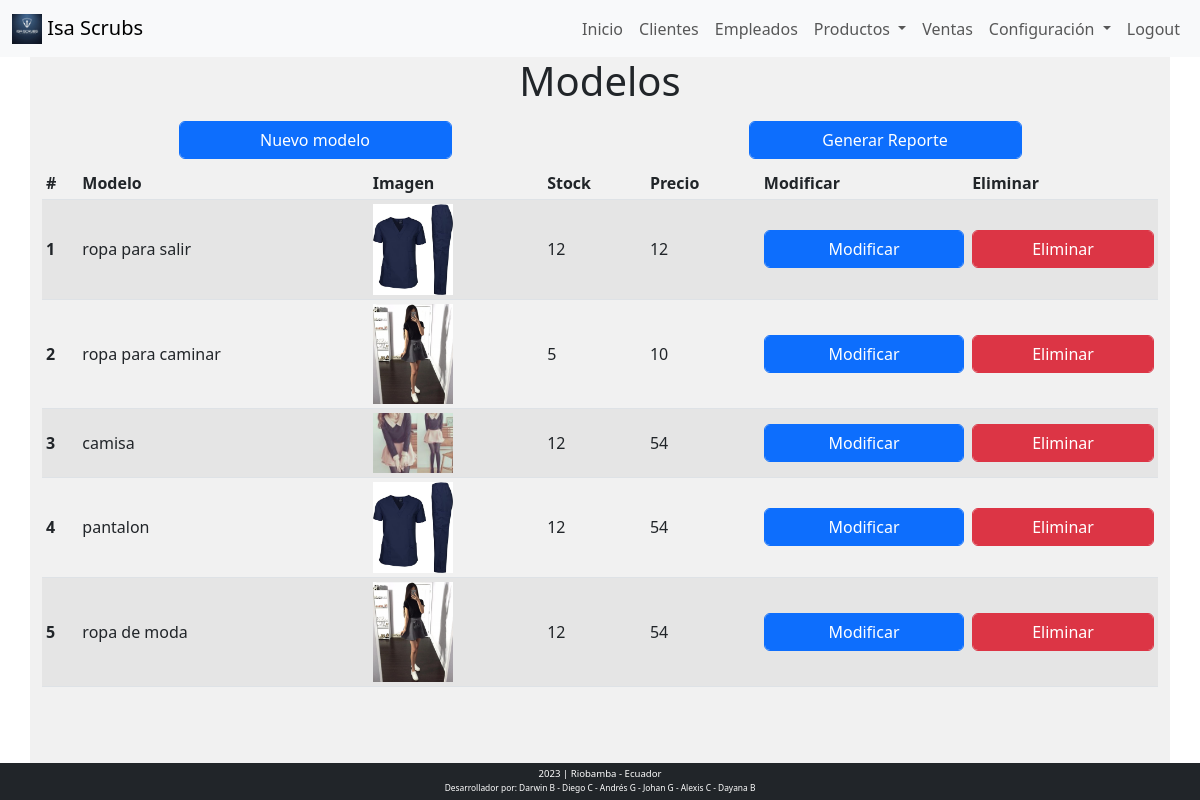
/modelos (signed in), run on the app's committed database.
### tables this page shows
CREATE TABLE `modelos` (
  `Id_Modelo` int(3) NOT NULL,
  `Des_Modelo` varchar(256) NOT NULL,
  `Img_Modelo` varchar(256) NOT NULL,
  `Stock` smallint(4) NOT NULL,
  `Precio` decimal(5,0) NOT NULL,
  `Id_Producto` int(3) NOT NULL,
  `calidad_tela` varchar(50) DEFAULT 'Nacional',
  `Id_Talla` int(3) NOT NULL,
  `tipo` varchar(50) NOT NULL,
  `Id_Color` int(3) NOT NULL,
  `Eliminado` varchar(2) NOT NULL
);

### public/index.php (called while the page is built, shortened)
<?php
require_once("../controller/controlador.php");
?>

### view/modelos.php (the view, shortened to what this page needs)
<?php
if (isset($_SESSION['tipo_persona']) && $_SESSION['tipo_persona'] == 'personal') {
    require_once("../config/conexion.php");
    $sql = "SELECT * from modelos where Eliminado = 'no'";
    $res = mysqli_query($conexion, $sql);
    $datos = array();
    while ($fila = mysqli_fetch_assoc($res)) {
        $datos[] = $fila;
    }
?>
    <div class="row text-center">
        <div class="col">
            <h1>Modelos</h1>
        </div>
    </div>
    <div class="row text-center">
        <div class="col-md-6 py-2">
            <input type="button" value="Nuevo modelo" class="btn btn-primary form-control w-50" data-bs-toggle="modal" data-bs-target="#modelo_insert_modal">
        </div>
        <div class="col-md-6 py-2">
            <a href="/modelos_reporte" class="btn btn-primary form-control w-50">Generar Reporte</a>
        </div>
    </div>
    <div class="row">
        <div class="col">
            <table class="table table-striped table-hover table-responsive-sm table-sm align-middle ">
                <thead>
                    <tr>
                        <th scope="col">#</th>
                        <th scope="col">Modelo</th>
                        <th scope="col">Imagen</th>
                        <th scope="col">Stock</th>
                        <th scope="col">Precio</th>
                        <th scope="col">Modificar</th>
                        <th scope="col">Eliminar</th>
                    </tr>
                </thead>
                <tbody>
                    <?php foreach ($datos as $key => $fila) { ?>
                        <tr>
                            <th scope="row"><?= $key + 1 ?></th>
                            <td><?= $fila['Des_Modelo'] ?></td>
                            <td><img src="<?= PATH_FILES . 'modelos/' . $fila['Img_Modelo'] ?>" alt="" class="img_prod"></td>
                            <td><?= $fila['Stock'] ?></td>
                            <td><?= $fila['Precio'] ?></td>
                            <td><button class="btn btn-primary form-control btn_update" data-bs-toggle="modal" data-bs-target="#modelos_update_modal" id="<?= $fila['Id_Modelo'] ?>">Modificar</button>
                            </td>
                            <td>
                                <a href="/modelos/delete?opcion=delete_modelos&Id_Modelo=<?= $fila['Id_Modelo'] ?>"><button class="btn btn-danger form-control">Eliminar</button></a>
                            </td>
                        </tr>
                    <?php } ?>
                </tbody>
            </table>
        </div>
    </div>
<?php
} else
    header('Location: /')
?>

### public/css/estilos.css (style rules this page uses)
* { margin: 0; padding: 0; box-sizing: border-box; }
body { background-color: white; }

### view/modelos.php (style rules this page uses)
.img_prod { max-width: 80px; }

### data on the page
modelos: Des_Modelo "ropa para salir", Img_Modelo (picture), Stock "12", Precio "12"
modelos: Des_Modelo "ropa para caminar", Img_Modelo (picture), Stock "5", Precio "10"
modelos: Des_Modelo "camisa", Img_Modelo (picture), Stock "12", Precio "54"
modelos: Des_Modelo "pantalon", Img_Modelo (picture), Stock "12", Precio "54"
modelos: Des_Modelo "ropa de moda", Img_Modelo (picture), Stock "12", Precio "54"
